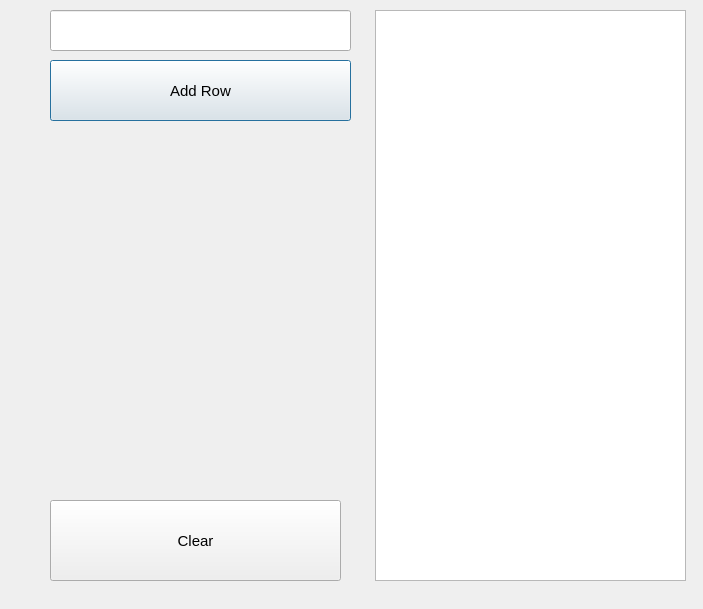
<?xml version="1.0" encoding="UTF-8"?>
<ui version="4.0">
 <class>Dialog</class>
 <widget class="QDialog" name="Dialog">
  <property name="geometry">
   <rect>
    <x>0</x>
    <y>0</y>
    <width>703</width>
    <height>609</height>
   </rect>
  </property>
  <property name="windowTitle">
   <string>Dialog</string>
  </property>
  <widget class="QListWidget" name="list_items">
   <property name="geometry">
    <rect>
     <x>375</x>
     <y>10</y>
     <width>311</width>
     <height>571</height>
    </rect>
   </property>
   <property name="font">
    <font>
     <pointsize>11</pointsize>
    </font>
   </property>
  </widget>
  <widget class="QLineEdit" name="edit_add">
   <property name="geometry">
    <rect>
     <x>50</x>
     <y>10</y>
     <width>301</width>
     <height>41</height>
    </rect>
   </property>
   <property name="font">
    <font>
     <pointsize>11</pointsize>
    </font>
   </property>
  </widget>
  <widget class="QPushButton" name="btn_add">
   <property name="geometry">
    <rect>
     <x>50</x>
     <y>60</y>
     <width>301</width>
     <height>61</height>
    </rect>
   </property>
   <property name="font">
    <font>
     <pointsize>11</pointsize>
    </font>
   </property>
   <property name="text">
    <string>Add Row</string>
   </property>
  </widget>
  <widget class="QPushButton" name="btn_clear">
   <property name="geometry">
    <rect>
     <x>50</x>
     <y>500</y>
     <width>291</width>
     <height>81</height>
    </rect>
   </property>
   <property name="font">
    <font>
     <pointsize>11</pointsize>
    </font>
   </property>
   <property name="text">
    <string>Clear</string>
   </property>
  </widget>
 </widget>
 <resources/>
 <connections/>
</ui>
